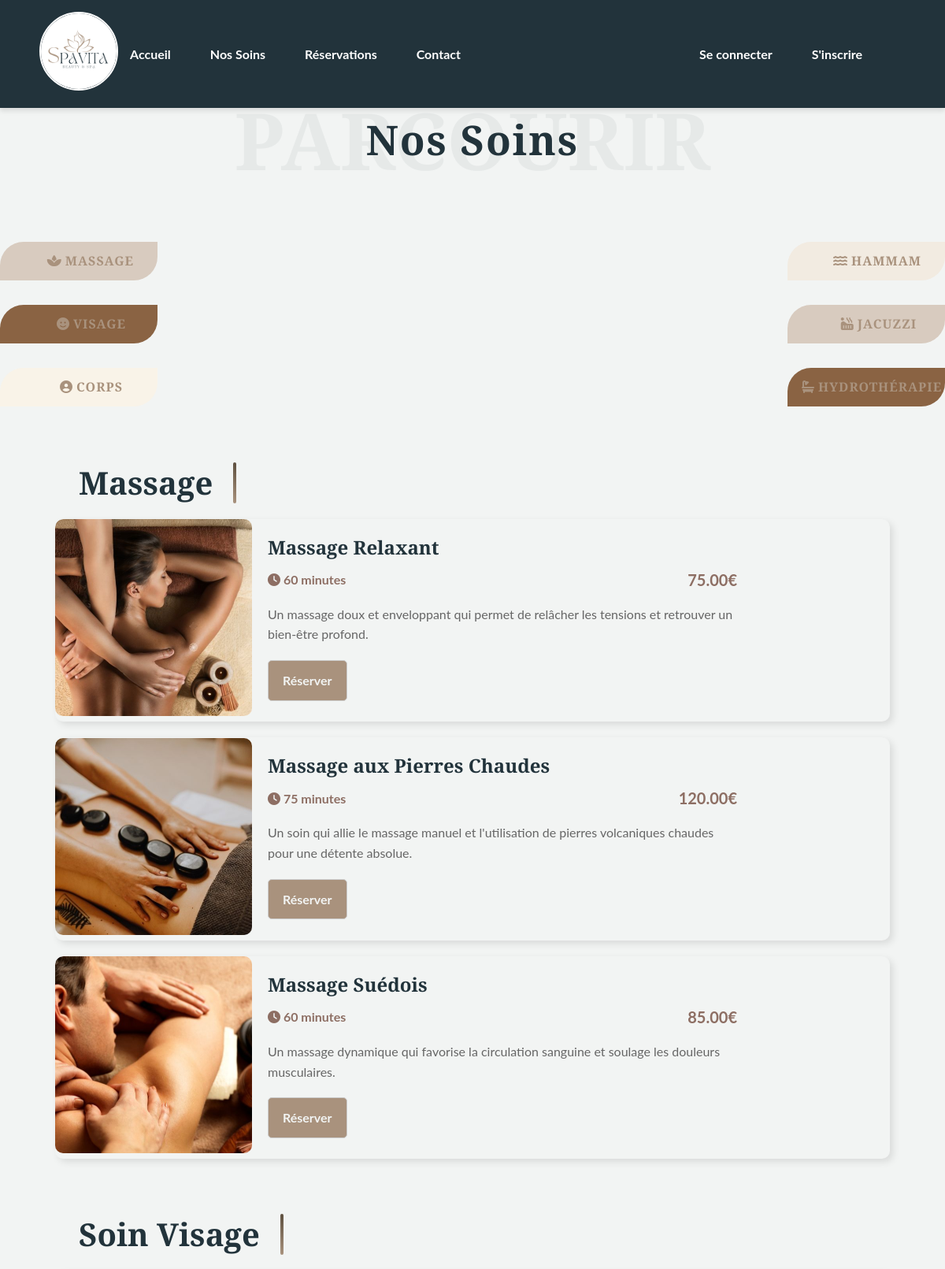
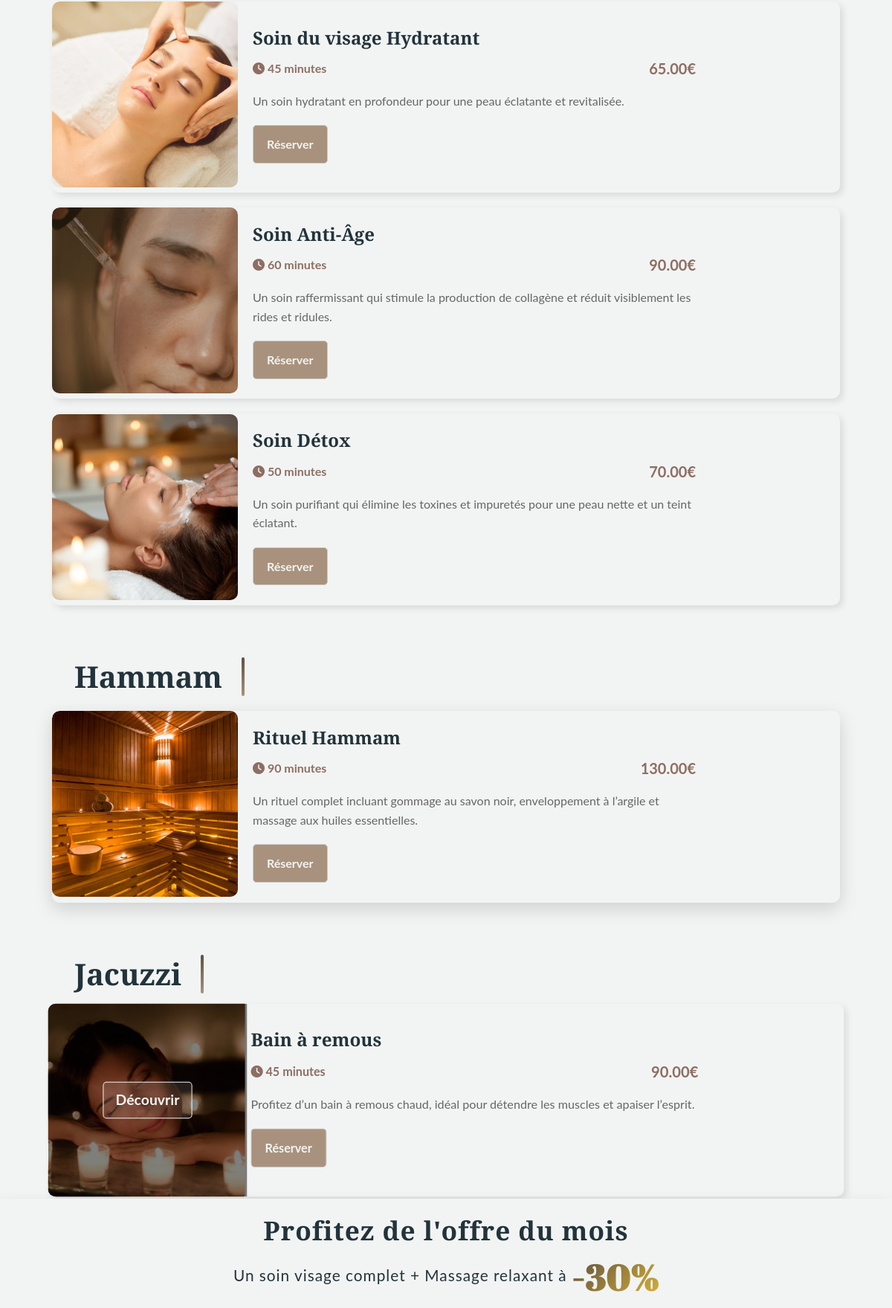
Screenshot of /index.php?page=soins (upper part) with the database file from the repository (2 pictures, top to bottom).
### tables this page shows
CREATE TABLE soins (
  id INT UNSIGNED NOT NULL AUTO_INCREMENT,
  nom VARCHAR(255) NOT NULL,
  description TEXT NOT NULL,
  prix DECIMAL(10,2) NOT NULL,
  categorie VARCHAR(100) NOT NULL DEFAULT 'Massage',
  duree INT NOT NULL DEFAULT 60,
  image VARCHAR(255) NOT NULL DEFAULT 'default.jpg',
  PRIMARY KEY (id)
);

### app/controllers/SoinController.php (called while the page is built, shortened)
<?php
require_once __DIR__ . '/../models/Soin.php';
class SoinController {
    private $model;
    public function __construct() {
        $this->model = new Soin();
    }
    public function soins() {
        $limit = 10;
        $page = isset($_GET['page']) && $_GET['page'] > 0 ? (int)$_GET['page'] : 1;
        $offset = ($page - 1) * $limit;
        $soins = $this->model->getAllSoins($limit, $offset);
        require_once __DIR__ . '/../views/soins.php';
    }
}

### config/config.php (called while the page is built)
<?php
class Database {
    private static $host = 'localhost';
    private static $dbname = 'spavita';
    private static $user = 'root';
    private static $pass = '';
    private static $pdo = null;
    public static function connect() {
        if (self::$pdo === null) {
            try {
                self::$pdo = new PDO(
                    "mysql:host=" . self::$host . ";dbname=" . self::$dbname . ";charset=utf8",
                    self::$user,
                    self::$pass
                );
                self::$pdo->setAttribute(PDO::ATTR_ERRMODE, PDO::ERRMODE_EXCEPTION);
            } catch (PDOException $e) {
                die("Erreur de connexion : " . $e->getMessage());
            }
        }
        return self::$pdo;
    }
}
?>

### app/models/Soin.php (called while the page is built, shortened)
<?php
require_once  '../config/config.php';
class Soin {
    private $pdo;
    public function __construct() {
        $this->pdo = Database::connect();
    }
    public function getAllSoins($limit = 10, $offset = 0) {
        $limit = max(0, (int) $limit);
        $offset = max(0, (int) $offset);
        $stmt = $this->pdo->prepare("SELECT id, nom, description, prix, categorie, duree, image FROM soins LIMIT :limit OFFSET :offset");
        $stmt->bindParam(':limit', $limit, PDO::PARAM_INT);
        $stmt->bindParam(':offset', $offset, PDO::PARAM_INT);
        $stmt->execute();
        return $stmt->fetchAll(PDO::FETCH_ASSOC);
    }
}
?>

### app/views/soins.php (the view, shortened to what this page needs)
<?php
require_once 'header.php';
$soinsParCategorie = [];
foreach ($soins as $soin) {
    $categorie = $soin['categorie'];
    if (!isset($soinsParCategorie[$categorie])) {
        $soinsParCategorie[$categorie] = [];
}
$soinsParCategorie[$categorie] [] =$soin;
}
?>
<div class="heading">
            <h1>PARCOURIR</h1>
            <h2>Nos Soins</h2>
</div>
<nav class="soin-navigation">
        <ul class="soin-nav-links">
            <li><a href="#massage" class="cat-link"><i class="fas fa-spa"></i><span>Massage</span></a></li>
            <li><a href="#soin_visage" class="cat-link"><i class="fas fa-smile"></i><span>Visage</span></a></li>
            <li><a href="#soin_du_corp" class="cat-link"><i class="fas fa-user-circle"></i><span>Corps</span></a></li>
            <li><a href="#hammam" class="cat-link"><i class="fas fa-water"></i><span>Hammam</span></a></li>
            <li><a href="#jacuzzi" class="cat-link"><i class="fas fa-hot-tub"></i><span>Jacuzzi</span></a></li>
            <li><a href="#hydrotherapie" class="cat-link"><i class="fas fa-bath"></i><span>Hydrothérapie</span></a></li>
        </ul>
</nav>
<div class="soins-decouverte-container">
    <?php if (empty($soinsParCategorie)): ?>
        <p class="no-soins">Aucun soin disponible pour le moment.</p>
    <?php else: ?>
        <?php foreach ($soinsParCategorie as $categorie => $soinsDeCetteCategorie): ?>
            <section id="<?= strtolower(str_replace(' ', '_', $categorie)) ?>" class="categorie-section">
            <h2 class="categorie-title"><?= htmlspecialchars($categorie) ?></h2>
            <div class="categorie-soins-grid">
                <?php foreach ($soinsDeCetteCategorie as $soin): ?>
                <div class="soin-card">
                    <div class="soin-card-img">
                        <img src="assets/images/<?= !empty($soin['image']) ? htmlspecialchars($soin['image']) : 'default.jpg' ?>" alt="<?= htmlspecialchars($soin['nom']) ?>">
                    </div>
                    <div class="soin-card-content">
                        <h3><?= htmlspecialchars($soin['nom']) ?></h3>
                        <div class="soin-details">
                            <span><i class="fas fa-clock"></i> <?= htmlspecialchars($soin['duree']) ?> minutes</span>
                            <span class="soin-price"><?= number_format($soin['prix'], 2) ?>€</span>
                        </div>
                        <p><?= htmlspecialchars($soin['description']) ?></p>
                         <div class="soin-action">
                            <a href="index.php?page=reservations&soin_id=<?= $soin['id'] ?>" class="btn btn-primary">Réserver</a>
                         </div>
                        </div>
                    </div>
                    <?php endforeach; ?>
                </div>
            </section>
        <?php endforeach; ?>
    <?php endif; ?>
</div>
<section class="offre-mois"id="offre-mois">
    <div class="offre-container">
        <h2>Profitez de l'offre du mois</h2>
        <p>Un soin visage complet + Massage relaxant à
            <span class="shine-text"> -30%</span></p>
    </div>
</section>
<?php require_once 'footer.php'; ?>

### public/assets/css/style.css (style rules this page uses)
:root { --primary-color: #A9927D; --secondary-color: #5E503F; --tertiary-color: #22333B; --white-color: #F2F4F3; --black-color: #000; --color-overlay: rgba(34, 51, 59, 0.7); --danger: rgb(162, 8, 8); --font-main:'Playfair Display', Georgia, serif; --font-body: 'Lato', sans-serif; --transition: all 0.3s ease; --radius: 4px; --shadow: 0 4px 12px rgba(0,0,0,0.1); --shadow-hover: 0 8px 24px rgba(0,0,0,0.15); }
* { box-sizing: border-box; margin: 0; margin: 0; padding: 0; }
html, body { height: 100%; font-size: 16px; scroll-behavior: smooth; scroll-padding-top: 5rem; height: 100%; }
body { display: flex; flex-direction: column; font-family: var(--font-body); height: 100%; min-height: 100vh; background-color: var(--white-color); color: var(--black-color); line-height: 1.6; overflow-x: hidden; display: flex; flex-direction: column; }
nav ul { display: flex; list-style: none; gap: 20px; padding:0; }
nav ul li { position:relative; }
nav ul li a { text-decoration: none; font-weight: bold; color: #fff; padding: 10px 15px; display: block; transition: color 0.3s ease-in-out; }
nav ul li a::after { content: ''; position: absolute; bottom: -5px; left: 50%; width: 0; height: 3px; background-color: #F2F4F3; transform: translateX(-50%); transition: all 0.3s ease-in-out; }
a { text-decoration: none; color: inherit; }
ul { list-style: none; }
h1, h2, h3, h4, h5, h6 { font-family: var(--font-main); font-weight:600; margin-bottom: 1rem; line-height: 1.3; color: var(--tertiary-color); }
h1 { font-size: 2.5rem; }
h2 { font-size: 2.2rem; }
h3 { font-size: 1.8rem; }
p { margin-bottom: 1.2 rem; }
.btn { text-decoration: none; display: inline-block; padding: 12px 28px; border-radius: var(--radius); border: 1px solid transparent; margin-bottom: 0; font-weight: 500; text-align: center; cursor: pointer; color: #333; font-family: var(--font-body); position:relative; overflow: hidden; z-index: 1; background-color: #fff; border-color: #ccc; transition: var(--transition); }
.heading { position: relative; text-align: center; margin-bottom: 60px; padding-top: 80px; }
.heading h1 { font-size: 100px; font-weight: 600; opacity: 0.05; font-family: var(--font-main); position: absolute; top: 50%; left: 50%; transform: translate(-50%, -50%); white-space: nowrap; z-index: 0; }
.heading h2 { position: absolute; top: 50%; left: 50%; transform: translate(-50%, -50%); font-size: 52px; font-family: var(--font-main); font-weight: 700; color: var(--tertiary-color); letter-spacing: 2px; z-index: 1; }

### rows the page displays
soins: image (picture), nom "Massage Relaxant", duree "60", prix "75.00", description "Un massage doux et enveloppant qui permet de relâcher les tensions et retrouver un bien-être profond."
soins: image (picture), nom "Massage aux Pierres Chaudes", duree "75", prix "120.00", description "Un soin qui allie le massage manuel et l'utilisation de pierres volcaniques chaudes pour une détente absolue."
soins: image (picture), nom "Massage Suédois", duree "60", prix "85.00", description "Un massage dynamique qui favorise la circulation sanguine et soulage les douleurs musculaires."
soins: image (picture), nom "Soin du visage Hydratant", duree "45", prix "65.00", description "Un soin hydratant en profondeur pour une peau éclatante et revitalisée."
soins: image (picture), nom "Soin Anti-Âge", duree "60", prix "90.00", description "Un soin raffermissant qui stimule la production de collagène et réduit visiblement les rides et ridules."
soins: image (picture), nom "Soin Détox", duree "50", prix "70.00", description "Un soin purifiant qui élimine les toxines et impuretés pour une peau nette et un teint éclatant."
soins: image (picture), nom "Rituel Hammam", duree "90", prix "130.00", description "Un rituel complet incluant gommage au savon noir, enveloppement à l’argile et massage aux huiles essentielles."
soins: categorie "Jacuzzi", image (picture), nom "Bain à remous", duree "45", prix "90.00", description "Profitez d’un bain à remous chaud, idéal pour détendre les muscles et apaiser l’esprit."

### other values shown
$categorie "Massage"
$categorie "Soin Visage"
$categorie "Hammam"
